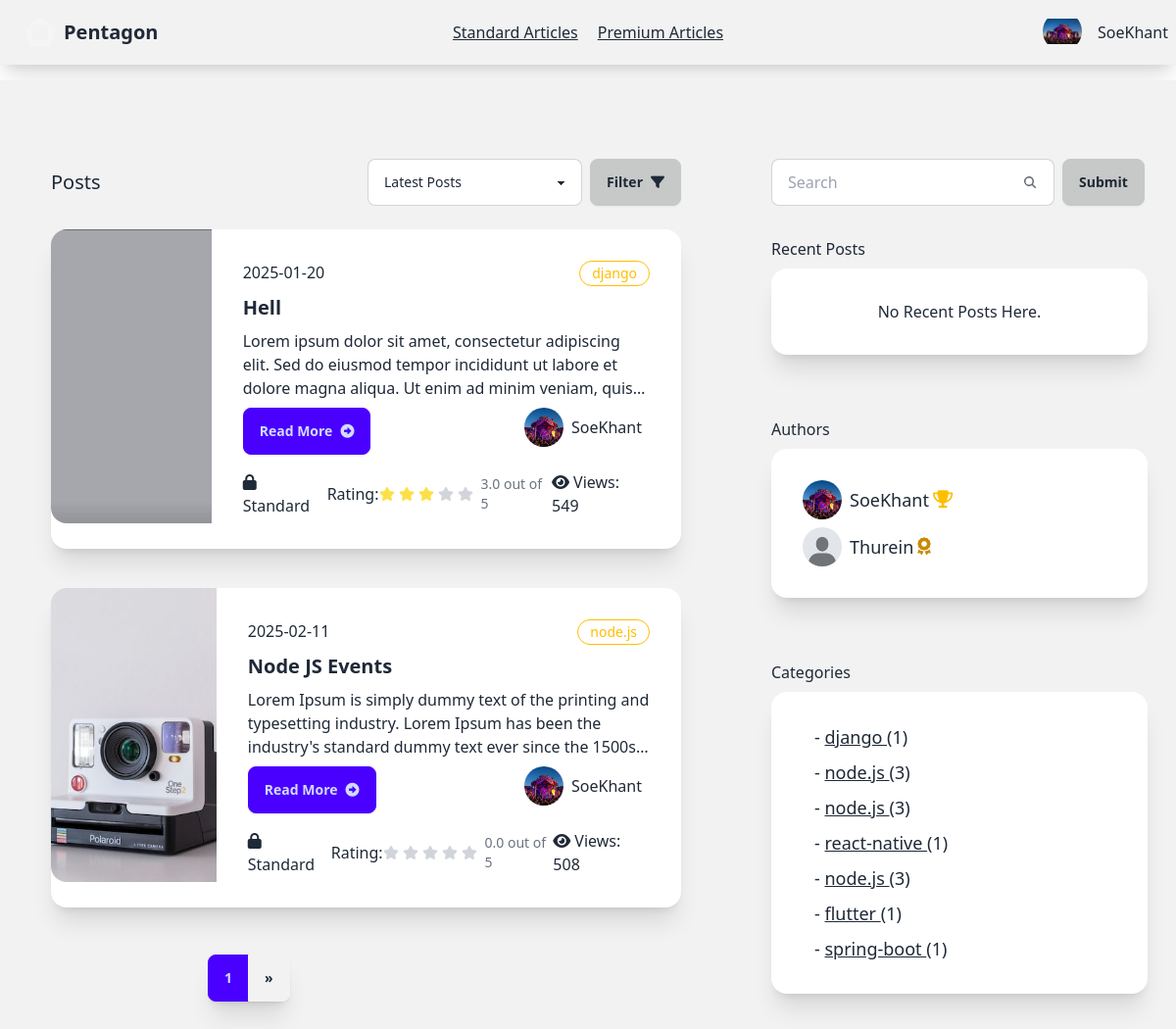
The page /reader/ (signed in) on the database its author committed.
### account/models.py (models this page shows, shortened)
class AccountStatus(models.Model):
    is_verified=models.BooleanField(default=False)
    profile=models.ImageField(max_length=100, blank=True,default="account/default.jpeg",null=True,upload_to="media/account")
    user=models.ForeignKey(User, on_delete=models.CASCADE,related_name="account_status")
    rank=models.CharField(max_length=20,blank=True, default="Silver")
    created_at=models.DateTimeField(auto_now=True)

### writer/models.py (models this page shows, shortened)
class Article(models.Model):
    CATEGORY_CHOICES = [
        ('flutter', 'Flutter'),
        ('react-native', 'React Native'),
        ('node.js', 'Node.JS'),
        ('spring-boot','Spring Boot'),
        ('laravel','Laravel'),
        ('django',"Django"),
        ('aws',"AWS"),
        ('web-development','Web Development'),
        ('mobile-development','Mobile Development'),
        ('cloud','Cloud Architect')
    ]
    title=models.CharField(max_length=100)
    content=models.TextField(
        validators=[
            MinLengthValidator(40, message="Content must be at least 40 characters long.")
        ]
    )
    author=models.ForeignKey(User, on_delete=models.CASCADE)
    view_count = models.PositiveIntegerField(default=0)
    posted_at=models.DateTimeField(auto_now_add=True)
    is_premium=models.BooleanField(default=False)
    is_standard=models.BooleanField(default=False)
    photo=models.ImageField(default='article/default.jpeg', blank=True, null=True,upload_to="article/")
    category = models.CharField(
        max_length=20,
        choices=CATEGORY_CHOICES,
        default='web-development',
        blank=False,
        null=False
    )
    def get_rating(self):
        reviews = self.article_review.all()
        if reviews:
            total_rating = sum(review.rating for review in reviews)
            return total_rating / len(reviews)
        else:
            return 0
    def get_author_name(self):
        return self.author.username
    def get_article_count_by_category(self):
        return Article.objects.filter(category=self.category).count()
    def get_account_status(self):
        try:
            return self.author.account_status.first()
        except AccountStatus.DoesNotExist:
            return None

class ArticleReview(models.Model):
    article=models.ForeignKey(Article, on_delete=models.CASCADE,related_name="article_review")
    user=models.ForeignKey(User, on_delete=models.CASCADE, related_name="article_reviewer")
    comment=models.TextField(blank=True, null=True)
    rating=models.FloatField(default=0,blank=True, null=True)
    author_reply=models.TextField(blank=True, null=True)
    posted_at=models.DateTimeField(auto_now_add=True)

### reader/views.py (the view, shortened to what this page needs)
# urls.py: path('',views.client_home,name="client-home"),
@login_required(login_url="sign-in")
def client_home(request):
    recent_articles = get_recent_articles(request.user.id)
    print(recent_articles)
    query=request.GET.get("search","")
    articles=Article.objects.all()
    paginator=Paginator(articles,2)
    page_number=request.GET.get("page")
    page_object=paginator.get_page(page_number)
    users=User.objects.all()
    authors=Article.objects.filter(author__in=users).values('author').distinct()
    accounts=AccountStatus.objects.filter(user__in=authors)
    categories=Article.objects.values('category').distinct()
    context={
        'account_status':get_account_status(request),
        'accounts':accounts,
        'categories':categories,
        "page_objects":page_object,
        "recent_articles":recent_articles,
        "articles":articles,
        "show_spinner":True
    }
    return render(request, "reader/home.html",context)

### reader/views.py (called while the page is built)
def get_recent_articles(user_id):
    key = f"recent_articles:{user_id}"
    article_ids = cache.get(key, [])
    return Article.objects.filter(id__in=article_ids)

def get_account_status(request):
    account_status = AccountStatus.objects.get(user=request.user)
    return account_status

### reader/templates/reader/home.html (shortened to what this page needs)
{% extends 'reader/base.html' %}
{% block content %}
    <div class=" bg-base-200 min-h-screen flex w-100 mt-4">
        <div class="grid grid-cols-8 gap-2 ">
            <div class="col-start-1 col-span-5 mt-12 mx-5">
                <div class="card">
                    <div class="card-body">
                       <div class="flex justify-between items-center">
                        <p class="text-xl">Posts</p>
                        <div class="flex w-80">
                          <select id="postFilter" class="select select-bordered w-full max-w-xs ">
                            <option  selected>Latest Posts</option>
                          </select>
                          <button id="applyFilterBtn" class="btn btn-active ml-2">Filter <i class="fa-solid fa-filter"></i></button>
                        </div>
                       </div>
                        {% for article in page_objects %}
              <div class="card card-side bg-base-100 shadow-xl my-4">
                <figure class="w-11/12 h-5/6">
                    <img
                      class="object-cover"
                      style="min-height:300px;"
                      src="{{article.photo.url}}"
                      alt="Movie" />
                  </figure>
                <div class="card-body">
                  <div class="flex">
                    <p>{{article.posted_at|date:'Y-m-d'}}</p>
                    <div class="badge badge-warning badge-outline p-3">{{article.category}}</div>
                  </div>
                  <h2 class="card-title font-bold">{{article.title}}</h2>
                  <p class="line-clamp-3">{{article.content|safe|truncatewords:30}}</p>
                  <div class="card-actions justify-between">
                    <a href="{% url 'post-detail' article.id %}" class="btn btn-primary"> Read More<i class="fa-solid fa-circle-right"></i></a>
                    <div>
                        <div class="flex-row flex items-center">
                            <div class="avatar">
                                <div class="w-10 rounded-full">
                                    <img
                                    style="object-fit: cover;width:100%;height:100%"
                                    alt="Tailwind CSS Navbar component"
                                    src="{{article.get_account_status.profile.url}}" />
                                </div>
                              </div>
                              <h2 class="mx-2">{{article.get_author_name}}</h2>
                        </div>
                    </div>
                  </div>
                  <div class="flex justify-between items-center mt-2">
                    <div>
                        {% if article.is_premium %}
                        <i class="fa-solid fa-crown text-warning"></i>
                        Premium
                        {% elif article.is_standard %}
                        <i class="fa-solid fa-lock"></i>
                        Standard
                        {% else %}
                        <i class="fa-solid fa-lock-open"></i>
                        Free
                        {% endif %}
                    </div>
                    <div class="flex items-center">
                      Rating:
                      <div class="flex">
                      </div>
                      <div class="">
                        <p class="ms-1 text-sm font-medium text-gray-500 dark:text-gray-400">
                          {{article.get_rating|floatformat:1}}
                          out of 5</p>
                      </div>
                    </div>
                    <div class="">
                        <i class="fa-solid fa-eye mr-1"></i>Views:
                       {{article.view_count}}
                    </div>
                  </div>
                </div>
              </div>
              {% endfor %}
                    </div>
                </div>
                  <div class="join ml-48 mb-12 shadow-xl">
                    <button class="join-item btn btn-primary">{{page_objects.number}}</button>
                    {% if page_objects.has_next %}
                    <a href="?page={{page_objects.next_page_number}}" class="join-item btn">»</a>
                    {% endif %}
                  </div>
            </div>
            <div class="col-start-6 col-span-2 mt-20">
                <div class="flex-row">
                  <div class="ml-8">
                    <form action="" class="flex" method="get">
                      <label class="input input-bordered flex items-center gap-2">
                        <input type="text" class="grow" name="search" placeholder="Search" />
                        <svg
                          xmlns="http://www.w3.org/2000/svg"
                          viewBox="0 0 16 16"
                          fill="currentColor"
                          class="h-4 w-4 opacity-70">
                          <path
                            fill-rule="evenodd"
                            d="M9.965 11.026a5 5 0 1 1 1.06-1.06l2.755 2.754a.75.75 0 1 1-1.06 1.06l-2.755-2.754ZM10.5 7a3.5 3.5 0 1 1-7 0 3.5 3.5 0 0 1 7 0Z"
                            clip-rule="evenodd" />
                        </svg>
                      </label>
                      <input type="submit" value="Submit" class="btn btn-active ml-2">
                    </form>
                  </div>
                  <div class="card">
                    <div class="card-body">
                        Recent Posts
                        <div class="card bg-base-100 w-96 shadow-xl">
                            <div class="card-body">
                               {% if recent_articles %}
                                {% for article in recent_articles %}
                                <div class="flex-row flex items-center">
                                      <h2 class="mx-3">- <a href="" class="link">{{article.title}}</a></h2>
                                </div>
                                {% endfor %}
                                {% else %}
                                  <p class="text-center">No Recent Posts Here.</p>
                               {% endif %}
                            </div>
                          </div>
                      </div>
                    </div>
                  <div class="card">
                    <div class="card-body">
                        Authors
                        <div class="card bg-base-100 w-96 shadow-xl">
                            <div class="card-body">
                               {% for account in accounts %}
                               <div class="flex-row flex items-center">
                                <div class="avatar">
                                    <div class="w-10 rounded-full">
                                      <img src="{{account.profile.url}}" />
                                    </div>
                                  </div>
                                     <h2 class="mx-2 text-lg flex items-center">{{account.user.username}}
                                      {% if account.rank == "Platinum" %}
                                     <i class="fa-solid fa-trophy text-warning ml-1"></i>
                                     {% elif account.rank == "Gold" %}
                                     <i class="fa-solid fa-award  text-yellow-600	ml-1"></i>
                                     {% else %}
                                     <i class="fa-solid fa-medal ml-1"></i>
                                     </h2>
                                     {% endif %}
                               </div>
                               {% endfor %}
                            </div>
                          </div>
                      </div>
                    </div>
                    <div class="card">
                      <div class="card-body">
                          Categories
                          <div class="card bg-base-100 w-96 shadow-xl">
                              <div class="card-body">
                                 {% for category in articles %}
                                 <div class="flex-row flex items-center">
                                       <h2 class="mx-3 text-lg">- <a href="{% url 'category' category.category  %}" class="link">{{category.category}} </a>({{category.get_article_count_by_category}})</h2>
                                 </div>
                                 {% endfor %}
                              </div>
                            </div>
                        </div>
                      </div>
                </div>
                </div>
            </div>
    </div>
{% endblock  %}

### reader/templates/reader/base.html (shortened to what this page needs)
{% load static %}
<!DOCTYPE html>
<html lang="en">
<head>
    <link href="https://cdn.jsdelivr.net/npm/daisyui@latest/dist/full.min.css" rel="stylesheet" type="text/css" />
    <link href="{% static 'fontawesomefree/css/fontawesome.css' %}" rel="stylesheet" type="text/css">
    <link href="{% static 'fontawesomefree/css/brands.css' %}" rel="stylesheet" type="text/css">
    <link href="{% static 'fontawesomefree/css/solid.css' %}" rel="stylesheet" type="text/css">
</head>
<body>
    <div class="navbar bg-base-200 shadow-xl">
        <div class="navbar-start">
          <a href="{% url 'home' %}" class="btn btn-ghost text-xl"><div class="mask mask-pentagon w-8 h-8 border-8 border-neutral-100	"></div>Pentagon</a>
        </div>
        <div class="navbar-center gap-5">
            <a id="standard" href="{% url 'standard-posts' %}" class=" link ">Standard Articles</a>
            <a  href="{% url 'premium-posts' %}" class="link">Premium Articles</a>
          </div>
        <div class="navbar-end gap-3">
          {% if user.is_authenticated %}
          <div class="dropdown dropdown-end">
            <div tabindex="0" role="button" class="btn btn-ghost btn-circle avatar">
              <div class="w-10 rounded-full">
                <img
                  style="object-fit: contain;width:100%;height:100%"
                  alt="Tailwind CSS Navbar component"
                  src="{{account_status.profile.url}}" />
              </div>
            </div>
          </div>
          {{user}}
          {% else %}
          <a href="{% url 'sign-up' %}" class="btn">Sign Up</a>
          <a href="{% url 'sign-in' %}" class="btn">Sign In</a>
          {% endif %}
        </div>
       </div>
    {% block content %}
    {% endblock  %}
    <script src="https://cdn.tailwindcss.com"></script>
</body>
</html>

### rows shown on the page
AccountStatus: profile (picture), user.username "SoeKhant", rank "Platinum" (drawn)
Article: photo (picture), posted_at "2025-01-20", category "django", title "Hell", content "Lorem ipsum dolor sit amet, consectetur adipiscing elit. Sed do eiusmod tempor incididunt ut labore et dolore magna aliqua. Ut enim ad minim veniam,…", get_account_status.profile (picture), get_author_name "SoeKhant", is_premium False (drawn), get_rating "3.0", view_count "549", get_article_count_by_category "1"
Article: photo (picture), posted_at "2025-02-11", category "node.js", title "Node JS Events", content "Lorem Ipsum is simply dummy text of the printing and typesetting industry. Lorem Ipsum has been the industry's standard dummy text ever since the…", get_account_status.profile (picture), get_author_name "SoeKhant", is_premium False (drawn), get_rating "0.0", view_count "508", get_article_count_by_category "3"
AccountStatus: profile (placeholder picture), user.username "Thurein", rank "Gold" (drawn)
Article: category "node.js", get_article_count_by_category "3"
Article: category "react-native", get_article_count_by_category "1"
Article: category "node.js", get_article_count_by_category "3"
Article: category "flutter", get_article_count_by_category "1"
Article: category "spring-boot", get_article_count_by_category "1"

### other values the page prints
{{ user }} "SoeKhant"
{{ page_objects.number }} "1"
